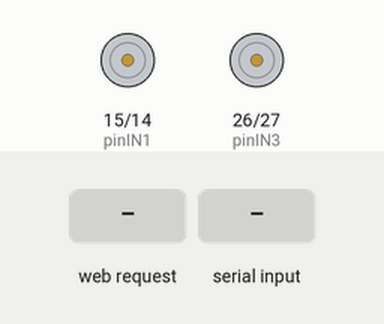
The sketch below on a simulated ESP32. On the bench: motor-driver pin pairs drawn as motors (green arrow = first pin HIGH = forward, orange = second pin HIGH = backward, longer = more drive, scaled by the enable pin). The inputs (shaded band) are chosen by the test bench. WiFi joins after 1.5 s; servers stay silent unless stated; nothing arrives over Bluetooth unless stated; what the sketch prints to the serial monitor is not drawn.

Above: at 2.7 s.
2.8 s: HTTP request GET /F received
At 3.7 s:
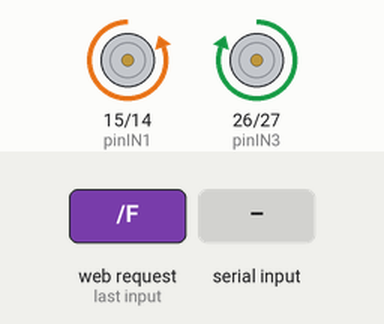
4.3 s: "B" received over the second serial link
At 4.9 s:
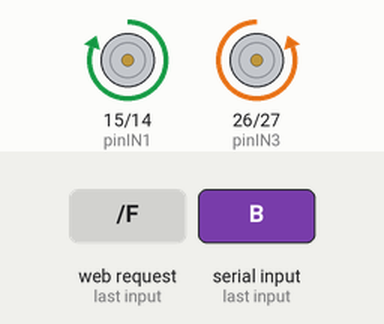
5.8 s: HTTP request GET /L received
At 7.0 s:
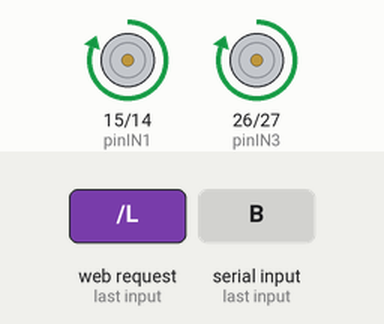
7.3 s: "R" received over the second serial link
At 8.3 s:
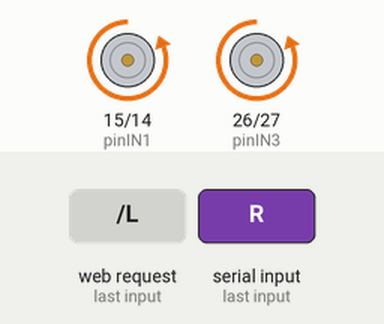
8.8 s: "F" received over the second serial link
At 9.4 s:
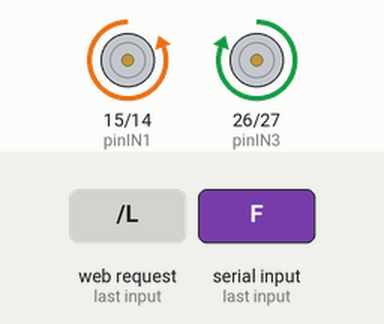
10.3 s: "L" received over the second serial link
At 10.6 s:
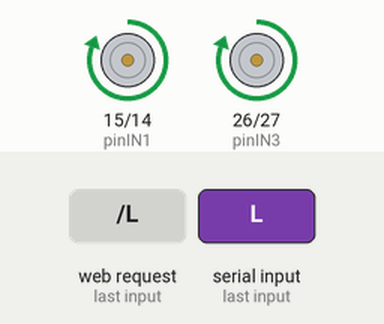
Timing chart, 0 to 12.8 s (numbered marks = the images above; inputs shaded):
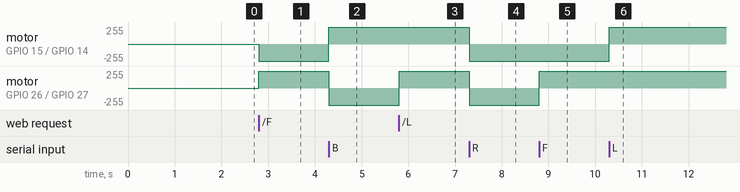

The sketch:

robot.ino
```cpp
#include "BluetoothSerial.h"
#include <WiFi.h>
#include <WebServer.h>

#if !defined(CONFIG_BT_ENABLED) || !defined(CONFIG_BLUEDROID_ENABLED)
#error Bluetooth is not enabled!
#endif

// Network Credentials
const char* ssid = "Nexus R1 Car";
const char* password = "admin1234";

BluetoothSerial SerialBT;
WebServer server(80);

// Pin Allocation Matrix
const int pinENA = 25;
const int pinIN1 = 15;
const int pinIN2 = 14;
const int pinIN3 = 26;
const int pinIN4 = 27;
const int pinENB = 4;

void setMotors(bool ena, bool in1, bool in2, bool in3, bool in4, bool enb) {
  digitalWrite(pinENA, ena);
  digitalWrite(pinIN1, in1);
  digitalWrite(pinIN2, in2);
  digitalWrite(pinIN3, in3);
  digitalWrite(pinIN4, in4);
  digitalWrite(pinENB, enb);
}

// Wi-Fi HTTP Request Route Handlers
void handleForward()  { setMotors(HIGH, LOW, HIGH, HIGH, LOW, HIGH); server.send(200, "text/plain", "OK_FORWARD"); }
void handleBackward() { setMotors(HIGH, HIGH, LOW, LOW, HIGH, HIGH); server.send(200, "text/plain", "OK_BACKWARD"); }
void handleLeft()     { setMotors(HIGH, HIGH, LOW, HIGH, LOW, HIGH); server.send(200, "text/plain", "OK_LEFT"); }
void handleRight()    { setMotors(HIGH, LOW, HIGH, LOW, HIGH, HIGH); server.send(200, "text/plain", "OK_RIGHT"); }
void handleStop()     { setMotors(LOW, LOW, LOW, LOW, LOW, LOW);    server.send(200, "text/plain", "OK_STOP"); }

void setup() {
  Serial.begin(115200);

  pinMode(pinENA, OUTPUT);
  pinMode(pinIN1, OUTPUT);
  pinMode(pinIN2, OUTPUT);
  pinMode(pinIN3, OUTPUT);
  pinMode(pinIN4, OUTPUT);
  pinMode(pinENB, OUTPUT);

  // Safe state on boot
  setMotors(LOW, LOW, LOW, LOW, LOW, LOW);

  // Initialize Bluetooth Classic Stack
  SerialBT.begin("Nexus ESP32 Car");
  Serial.println("Bluetooth Core Online: Ready to pair with mobile app.");

  // Initialize Local Wi-Fi Core
  WiFi.begin(ssid, password);
  Serial.print("Connecting to Wi-Fi Network");

  // Fail-safe connection gate (max 10 seconds wait)
  int connectionCounter = 0;
  while (WiFi.status() != WL_CONNECTED && connectionCounter < 20) {
    delay(500);
    Serial.print(".");
    connectionCounter++;
  }

  if (WiFi.status() == WL_CONNECTED) {
    Serial.println("\nWi-Fi Connection Established.");
    Serial.print("Target IP Address: ");
    Serial.println(WiFi.localIP());
  } else {
    Serial.println("\nWi-Fi Network Timeout. Continuing in Bluetooth-Only Mode.");
  }

  // Bind HTTP endpoints directly to execution vectors
  server.on("/F", handleForward);
  server.on("/B", handleBackward);
  server.on("/L", handleLeft);
  server.on("/R", handleRight);
  server.on("/S", handleStop);

  server.begin();
}

void loop() {
  // Channel 1: Watch for incoming Bluetooth raw characters (Mobile App Interface)
  if (SerialBT.available()) {
    char command = SerialBT.read();

    switch (command) {
      case 'F': setMotors(HIGH, LOW, HIGH, HIGH, LOW, HIGH); break;
      case 'B': setMotors(HIGH, HIGH, LOW, LOW, HIGH, HIGH); break;
      case 'L': setMotors(HIGH, HIGH, LOW, HIGH, LOW, HIGH); break;
      case 'R': setMotors(HIGH, LOW, HIGH, LOW, HIGH, HIGH); break;
      case 'S': setMotors(LOW, LOW, LOW, LOW, LOW, LOW);    break;
      default:  break;
    }
  }

  // Watch for incoming HTTP REST requests (Python AI Interface)
  server.handleClient();
}
```

Measured:
- after the input at 2.8 s, motor on GPIO 15 (pinIN1) / GPIO 14 (pinIN2): stopped → backward 255/255 at once; motor on GPIO 26 (pinIN3) / GPIO 27 (pinIN4): stopped → forward 255/255 at once
- after the input at 4.3 s, motor on GPIO 15 (pinIN1) / GPIO 14 (pinIN2): backward 255/255 → forward 255/255 at once; motor on GPIO 26 (pinIN3) / GPIO 27 (pinIN4): forward 255/255 → backward 255/255 at once
- after the input at 5.8 s, motor on GPIO 26 (pinIN3) / GPIO 27 (pinIN4): backward 255/255 → forward 255/255 at once
- after the input at 7.3 s, motor on GPIO 15 (pinIN1) / GPIO 14 (pinIN2), motor on GPIO 26 (pinIN3) / GPIO 27 (pinIN4): forward 255/255 → backward 255/255 at once
- after the input at 8.8 s, motor on GPIO 26 (pinIN3) / GPIO 27 (pinIN4): backward 255/255 → forward 255/255 at once
- after the input at 10.3 s, motor on GPIO 15 (pinIN1) / GPIO 14 (pinIN2): backward 255/255 → forward 255/255 at once
